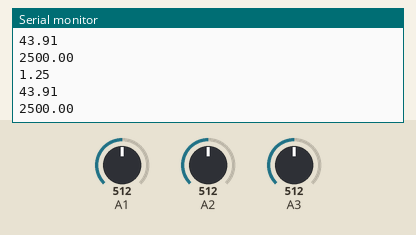
The sketch below on a simulated Arduino Uno, built with avr-gcc and run on an emulated ATmega328P. Parts: the last lines printed to the serial monitor. The inputs (shaded band) are chosen by the test bench; at power-on: A1 = 512, A2 = 512, A3 = 512.

Above: at 12.8 s.
12.9 s: A1 set to 716
21.9 s: A2 set to 716
At 24.9 s:
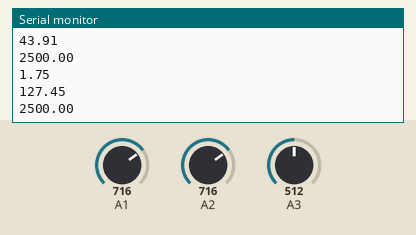
30.9 s: A3 set to 716
At 36.5 s:
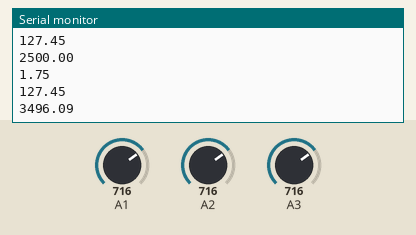
39.9 s: A1 set to 900
At 48.7 s:
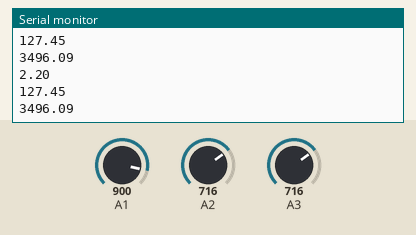
48.9 s: A2 set to 900
57.9 s: A3 set to 900
At 60.9 s:
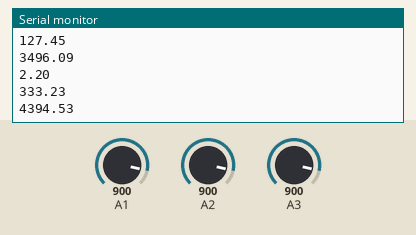
Timing chart, 0 to 62.4 s (numbered marks = the images above; inputs shaded):
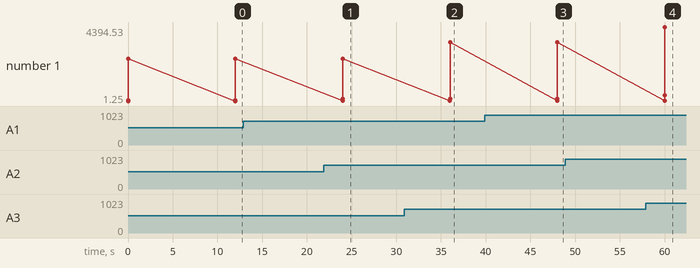

Measured:
- after the input at 21.9 s, the serial monitor: prints a new line after 2.1 s (image 1)
- after the input at 30.9 s, the serial monitor: prints a new line after 5.1 s (image 2)
- after the input at 39.9 s, the serial monitor: prints a new line after 8.1 s (image 3)
- after the input at 57.9 s, the serial monitor: prints a new line after 2.1 s (image 4)
- plotted number 1: 2500 → 3496.09 after the input at 30.9 s, 3496.09 → 4394.53 after the input at 57.9 s

The sketch:

sensors_input.ino
```cpp
void setup() {
Serial.begin(9600);
}

void loop() {
float sensor_NO2 = analogRead(A1);
sensor_NO2 = sensor_NO2 / 409.2;

float sensor_CO = analogRead(A2);
sensor_CO = 3.027 * exp(1.0698 * (sensor_CO * (5.0 / 1024)));

float sensor_CO2 = analogRead(A3);
sensor_CO2 = sensor_CO2 * (5000 / 1024.0);

Serial.println(sensor_NO2);
Serial.println(sensor_CO);
Serial.println(sensor_CO2);

delay(12000);
}
```
